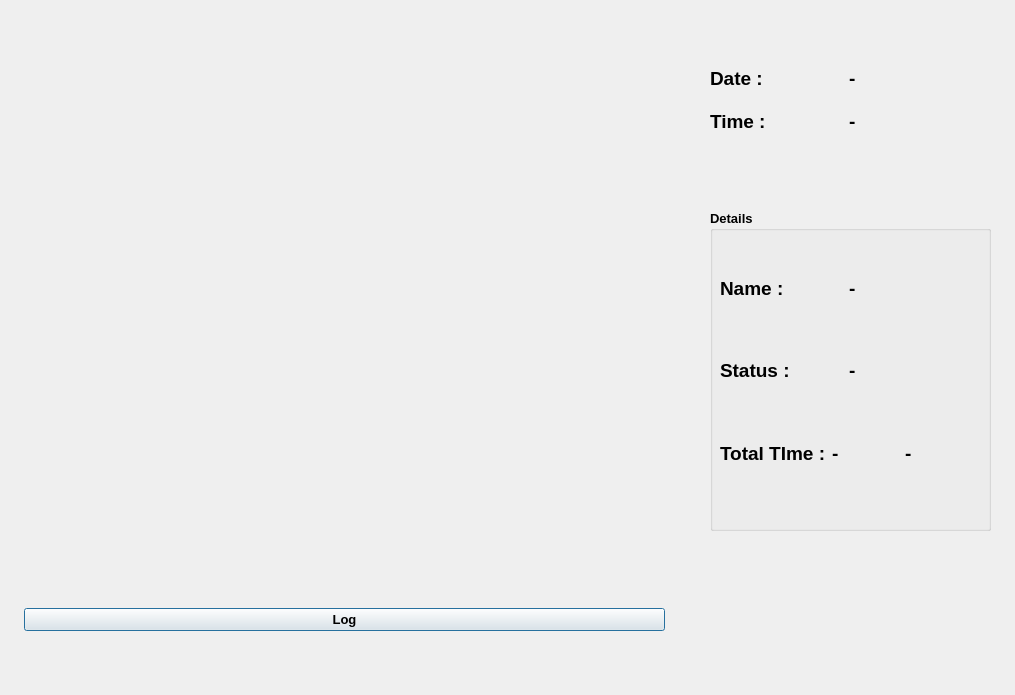
<?xml version="1.0" encoding="UTF-8"?>
<ui version="4.0">
 <class>OutputDialog</class>
 <widget class="QDialog" name="OutputDialog">
  <property name="enabled">
   <bool>true</bool>
  </property>
  <property name="geometry">
   <rect>
    <x>0</x>
    <y>0</y>
    <width>1015</width>
    <height>695</height>
   </rect>
  </property>
  <property name="minimumSize">
   <size>
    <width>0</width>
    <height>0</height>
   </size>
  </property>
  <property name="maximumSize">
   <size>
    <width>1920</width>
    <height>1080</height>
   </size>
  </property>
  <property name="font">
   <font>
    <family>Calibri</family>
    <weight>75</weight>
    <bold>true</bold>
   </font>
  </property>
  <property name="windowTitle">
   <string>Facial Recognition</string>
  </property>
  <property name="windowIcon">
   <iconset resource="resource.qrc">
    <normaloff>:/icon/icon.png</normaloff>:/icon/icon.png</iconset>
  </property>
  <widget class="QLabel" name="imgLabel">
   <property name="enabled">
    <bool>true</bool>
   </property>
   <property name="geometry">
    <rect>
     <x>20</x>
     <y>20</y>
     <width>640</width>
     <height>480</height>
    </rect>
   </property>
   <property name="minimumSize">
    <size>
     <width>640</width>
     <height>480</height>
    </size>
   </property>
   <property name="maximumSize">
    <size>
     <width>640</width>
     <height>480</height>
    </size>
   </property>
   <property name="autoFillBackground">
    <bool>false</bool>
   </property>
   <property name="text">
    <string/>
   </property>
  </widget>
  <widget class="QWidget" name="horizontalLayoutWidget">
   <property name="geometry">
    <rect>
     <x>24</x>
     <y>559</y>
     <width>641</width>
     <height>121</height>
    </rect>
   </property>
   <layout class="QHBoxLayout" name="horizontalLayout">
    <item>
     <widget class="QPushButton" name="ClockInButton">
      <property name="font">
       <font>
        <family>SansSerif</family>
        <pointsize>10</pointsize>
        <weight>75</weight>
        <bold>true</bold>
       </font>
      </property>
      <property name="cursor">
       <cursorShape>ArrowCursor</cursorShape>
      </property>
      <property name="autoFillBackground">
       <bool>false</bool>
      </property>
      <property name="text">
       <string>Log</string>
      </property>
      <property name="checkable">
       <bool>true</bool>
      </property>
     </widget>
    </item>
<!--    <item>-->
<!--     <widget class="QPushButton" name="ClockOutButton">-->
<!--      <property name="font">-->
<!--       <font>-->
<!--        <family>SansSerif</family>-->
<!--        <pointsize>10</pointsize>-->
<!--        <weight>75</weight>-->
<!--        <bold>true</bold>-->
<!--       </font>-->
<!--      </property>-->
<!--      <property name="autoFillBackground">-->
<!--       <bool>false</bool>-->
<!--      </property>-->
<!--      <property name="styleSheet">-->
<!--       <string notr="true"/>-->
<!--      </property>-->
<!--      <property name="text">-->
<!--       <string>Clock Out</string>-->
<!--      </property>-->
<!--      <property name="checkable">-->
<!--       <bool>true</bool>-->
<!--      </property>-->
<!--     </widget>-->
<!--    </item>-->
   </layout>
  </widget>
  <widget class="QWidget" name="gridLayoutWidget">
   <property name="geometry">
    <rect>
     <x>710</x>
     <y>60</y>
     <width>271</width>
     <height>80</height>
    </rect>
   </property>
   <layout class="QGridLayout" name="gridLayout">
    <item row="0" column="0">
     <layout class="QHBoxLayout" name="horizontalLayout_2">
      <item>
       <widget class="QLabel" name="label">
        <property name="font">
         <font>
          <family>SansSerif</family>
          <pointsize>14</pointsize>
          <weight>75</weight>
          <bold>true</bold>
         </font>
        </property>
        <property name="text">
         <string>Date :</string>
        </property>
       </widget>
      </item>
      <item>
       <widget class="QLabel" name="Date_Label">
        <property name="font">
         <font>
          <family>SansSerif</family>
          <pointsize>14</pointsize>
          <weight>75</weight>
          <bold>true</bold>
         </font>
        </property>
        <property name="text">
         <string>-</string>
        </property>
       </widget>
      </item>
     </layout>
    </item>
    <item row="1" column="0">
     <layout class="QHBoxLayout" name="horizontalLayout_3">
      <item>
       <widget class="QLabel" name="label_2">
        <property name="font">
         <font>
          <family>SansSerif</family>
          <pointsize>14</pointsize>
          <weight>75</weight>
          <bold>true</bold>
         </font>
        </property>
        <property name="text">
         <string>Time :</string>
        </property>
       </widget>
      </item>
      <item>
       <widget class="QLabel" name="Time_Label">
        <property name="font">
         <font>
          <family>SansSerif</family>
          <pointsize>14</pointsize>
          <weight>75</weight>
          <bold>true</bold>
         </font>
        </property>
        <property name="text">
         <string>-</string>
        </property>
       </widget>
      </item>
     </layout>
    </item>
   </layout>
  </widget>
  <widget class="QGroupBox" name="groupBox">
   <property name="geometry">
    <rect>
     <x>710</x>
     <y>210</y>
     <width>281</width>
     <height>321</height>
    </rect>
   </property>
   <property name="font">
    <font>
     <family>SansSerif</family>
     <pointsize>10</pointsize>
     <weight>75</weight>
     <bold>true</bold>
    </font>
   </property>
   <property name="title">
    <string>Details</string>
   </property>
   <widget class="QWidget" name="gridLayoutWidget_2">
    <property name="geometry">
     <rect>
      <x>10</x>
      <y>40</y>
      <width>251</width>
      <height>241</height>
     </rect>
    </property>
    <layout class="QGridLayout" name="gridLayout_2">
     <item row="0" column="0">
      <layout class="QHBoxLayout" name="horizontalLayout_4">
       <item>
        <widget class="QLabel" name="label_3">
         <property name="font">
          <font>
           <family>SansSerif</family>
           <pointsize>14</pointsize>
           <weight>75</weight>
           <bold>true</bold>
          </font>
         </property>
         <property name="text">
          <string>Name :</string>
         </property>
        </widget>
       </item>
       <item>
        <widget class="QLabel" name="NameLabel">
         <property name="font">
          <font>
           <family>SansSerif</family>
           <pointsize>14</pointsize>
           <weight>75</weight>
           <bold>true</bold>
          </font>
         </property>
         <property name="text">
          <string>-</string>
         </property>
        </widget>
       </item>
      </layout>
     </item>
     <item row="1" column="0">
      <layout class="QHBoxLayout" name="horizontalLayout_5">
       <item>
        <widget class="QLabel" name="label_4">
         <property name="font">
          <font>
           <family>SansSerif</family>
           <pointsize>14</pointsize>
           <weight>75</weight>
           <bold>true</bold>
          </font>
         </property>
         <property name="text">
          <string>Status :</string>
         </property>
        </widget>
       </item>
       <item>
        <widget class="QLabel" name="StatusLabel">
         <property name="font">
          <font>
           <family>SansSerif</family>
           <pointsize>14</pointsize>
           <weight>75</weight>
           <bold>true</bold>
          </font>
         </property>
         <property name="text">
          <string>-</string>
         </property>
        </widget>
       </item>
      </layout>
     </item>
     <item row="2" column="0">
      <layout class="QHBoxLayout" name="horizontalLayout_6">
       <item>
        <widget class="QLabel" name="label_5">
         <property name="font">
          <font>
           <family>SansSerif</family>
           <pointsize>14</pointsize>
           <weight>75</weight>
           <bold>true</bold>
          </font>
         </property>
         <property name="text">
          <string>Total TIme :</string>
         </property>
        </widget>
       </item>
       <item>
        <widget class="QLabel" name="HoursLabel">
         <property name="font">
          <font>
           <family>SansSerif</family>
           <pointsize>14</pointsize>
           <weight>75</weight>
           <bold>true</bold>
          </font>
         </property>
         <property name="text">
          <string>-</string>
         </property>
        </widget>
       </item>
       <item>
        <widget class="QLabel" name="MinLabel">
         <property name="font">
          <font>
           <family>SansSerif</family>
           <pointsize>14</pointsize>
           <weight>75</weight>
           <bold>true</bold>
          </font>
         </property>
         <property name="text">
          <string>-</string>
         </property>
        </widget>
       </item>
      </layout>
     </item>
    </layout>
   </widget>
  </widget>
 </widget>
 <resources>
  <include location="resource.qrc"/>
 </resources>
 <connections/>
</ui>
